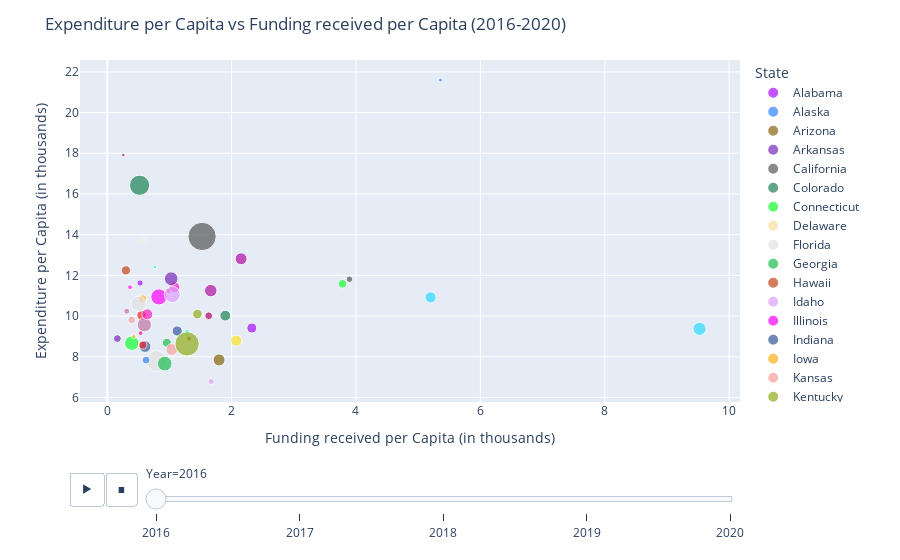

This figure's notebook cell:
### Code cell
dfs = []

    # Load data for each year
    for year in range(2016, 2021):
        # Read in the per capita analysis csv for the year
        df = pd.read_csv(f"{year}_per_capita_analysis.csv")
        df = df.drop(df[df["State"] == "United States"].index)
        df["Year"] = year
        dfs.append(df)

    df = pd.concat(dfs)
    df_pop = pd.read_csv('us_cleaned_population.csv')
    df_merge = pd.merge(df, df_pop, on='State', how='left')

    # Calculate the total expenditure and funding for each state for each year
    df_grouped = df_merge.groupby(['Year', 'State', 'Population'], as_index=False).sum()

    # Remove the United States from the data
    df_grouped = df_grouped[df_grouped['State'] != 'United States']

    # Create a scatter plot of expenditure per capita vs funding per capita
    fig = px.scatter(df_grouped, 
                    x='Funding received per Capita (in thousands)', 
                    y='Expenditure per Capita (in thousands)', 
                    color='State', 
                    hover_name='State', 
                    size='Population', 
                    animation_frame='Year', 
                    color_discrete_sequence=px.colors.qualitative.Alphabet
                    )

    fig.update_layout(title='Expenditure per Capita vs Funding received per Capita (2016-2020)')

    # Show the plot
    fig.show()

### Figure 1 — Plotly figure (JSON) as saved in the notebook; plotly's stock layout.template omitted (floating-point values rounded to 4 significant figures)
{"data": [{"hovertemplate": "<b>%{hovertext}</b><br><br>State=Alabama<br>Year=2016<br>Funding received per Capita (in thousands)=%{x}<br>Expenditure per Capita (in thousands)=%{y}<br>Population=%{marker.size}<extra></extra>", "hovertext": ["Alabama"], "legendgroup": "Alabama", "marker": {"color": "#AA0DFE", "size": [5024356], "sizemode": "area", "sizeref": 98850.0, "symbol": "circle"}, "mode": "markers", "name": "Alabama", "orientation": "v", "showlegend": true, "type": "scatter", "x": [2.326], "xaxis": "x", "y": [9.411], "yaxis": "y"}, {"hovertemplate": "<b>%{hovertext}</b><br><br>State=Alaska<br>Year=2016<br>Funding received per Capita (in thousands)=%{x}<br>Expenditure per Capita (in thousands)=%{y}<br>Population=%{marker.size}<extra></extra>", "hovertext": ["Alaska"], "legendgroup": "Alaska", "marker": {"color": "#3283FE", "size": [733378], "sizemode": "area", "sizeref": 98850.0, "symbol": "circle"}, "mode": "markers", "name": "Alaska", "orientation": "v", "showlegend": true, "type": "scatter", "x": [5.357], "xaxis": "x", "y": [21.6], "yaxis": "y"}, {"hovertemplate": "<b>%{hovertext}</b><br><br>State=Arizona<br>Year=2016<br>Funding received per Capita (in thousands)=%{x}<br>Expenditure per Capita (in thousands)=%{y}<br>Population=%{marker.size}<extra></extra>", "hovertext": ["Arizona"], "legendgroup": "Arizona", "marker": {"color": "#85660D", "size": [7151507], "sizemode": "area", "sizeref": 98850.0, "symbol": "circle"}, "mode": "markers", "name": "Arizona", "orientation": "v", "showlegend": true, "type": "scatter", "x": [1.799], "xaxis": "x", "y": [7.845], "yaxis": "y"}, {"hovertemplate": "<b>%{hovertext}</b><br><br>State=Arkansas<br>Year=2016<br>Funding received per Capita (in thousands)=%{x}<br>Expenditure per Capita (in thousands)=%{y}<br>Population=%{marker.size}<extra></extra>", "hovertext": ["Arkansas"], "legendgroup": "Arkansas", "marker": {"color": "#782AB6", "size": [3011555], "sizemode": "area", "sizeref": 98850.0, "symbol": "circle"}, "mode": "markers", "name": "Arkansas", "orientation": "v", "showlegend": true, "type": "scatter", "x": [0.1634], "xaxis": "x", "y": [8.893], "yaxis": "y"}, {"hovertemplate": "<b>%{hovertext}</b><br><br>State=California<br>Year=2016<br>Funding received per Capita (in thousands)=%{x}<br>Expenditure per Capita (in thousands)=%{y}<br>Population=%{marker.size}<extra></extra>", "hovertext": ["California"], "legendgroup": "California", "marker": {"color": "#565656", "size": [39538245], "sizemode": "area", "sizeref": 98850.0, "symbol": "circle"}, "mode": "markers", "name": "California", "orientation": "v", "showlegend": true, "type": "scatter", "x": [1.526], "xaxis": "x", "y": [13.91], "yaxis": "y"}, {"hovertemplate": "<b>%{hovertext}</b><br><br>State=Colorado<br>Year=2016<br>Funding received per Capita (in thousands)=%{x}<br>Expenditure per Capita (in thousands)=%{y}<br>Population=%{marker.size}<extra></extra>", "hovertext": ["Colorado"], "legendgroup": "Colorado", "marker": {"color": "#1C8356", "size": [5773733], "sizemode": "area", "sizeref": 98850.0, "symbol": "circle"}, "mode": "markers", "name": "Colorado", "orientation": "v", "showlegend": true, "type": "scatter", "x": [1.899], "xaxis": "x", "y": [10.02], "yaxis": "y"}, {"hovertemplate": "<b>%{hovertext}</b><br><br>State=Connecticut<br>Year=2016<br>Funding received per Capita (in thousands)=%{x}<br>Expenditure per Capita (in thousands)=%{y}<br>Population=%{marker.size}<extra></extra>", "hovertext": ["Connecticut"], "legendgroup": "Connecticut", "marker": {"color": "#16FF32", "size": [3605942], "sizemode": "area", "sizeref": 98850.0, "symbol": "circle"}, "mode": "markers", "name": "Connecticut", "orientation": "v", "showlegend": true, "type": "scatter", "x": [3.783], "xaxis": "x", "y": [11.58], "yaxis": "y"}, {"hovertemplate": "<b>%{hovertext}</b><br><br>State=Delaware<br>Year=2016<br>Funding received per Capita (in thousands)=%{x}<br>Expenditure per Capita (in thousands)=%{y}<br>Population=%{marker.size}<extra></extra>", "hovertext": ["Delaware"], "legendgroup": "Delaware", "marker": {"color": "#F7E1A0", "size": [989957], "sizemode": "area", "sizeref": 98850.0, "symbol": "circle"}, "mode": "markers", "name": "Delaware", "orientation": "v", "showlegend": true, "type": "scatter", "x": [0.3987], "xaxis": "x", "y": [11.38], "yaxis": "y"}, {"hovertemplate": "<b>%{hovertext}</b><br><br>State=Florida<br>Year=2016<br>Funding received per Capita (in thousands)=%{x}<br>Expenditure per Capita (in thousands)=%{y}<br>Population=%{marker.size}<extra></extra>", "hovertext": ["Florida"], "legendgroup": "Florida", "marker": {"color": "#E2E2E2", "size": [21538226], "sizemode": "area", "sizeref": 98850.0, "symbol": "circle"}, "mode": "markers", "name": "Florida", "orientation": "v", "showlegend": true, "type": "scatter", "x": [0.7932], "xaxis": "x", "y": [7.79], "yaxis": "y"}, {"hovertemplate": "<b>%{hovertext}</b><br><br>State=Georgia<br>Year=2016<br>Funding received per Capita (in thousands)=%{x}<br>Expenditure per Capita (in thousands)=%{y}<br>Population=%{marker.size}<extra></extra>", "hovertext": ["Georgia"], "legendgroup": "Georgia", "marker": {"color": "#1CBE4F", "size": [10711937], "sizemode": "area", "sizeref": 98850.0, "symbol": "circle"}, "mode": "markers", "name": "Georgia", "orientation": "v", "showlegend": true, "type": "scatter", "x": [0.925], "xaxis": "x", "y": [7.659], "yaxis": "y"}, {"hovertemplate": "<b>%{hovertext}</b><br><br>State=Hawaii<br>Year=2016<br>Funding received per Capita (in thousands)=%{x}<br>Expenditure per Capita (in thousands)=%{y}<br>Population=%{marker.size}<extra></extra>", "hovertext": ["Hawaii"], "legendgroup": "Hawaii", "marker": {"color": "#C4451C", "size": [1455273], "sizemode": "area", "sizeref": 98850.0, "symbol": "circle"}, "mode": "markers", "name": "Hawaii", "orientation": "v", "showlegend": true, "type": "scatter", "x": [0.9858], "xaxis": "x", "y": [11.24], "yaxis": "y"}, {"hovertemplate": "<b>%{hovertext}</b><br><br>State=Idaho<br>Year=2016<br>Funding received per Capita (in thousands)=%{x}<br>Expenditure per Capita (in thousands)=%{y}<br>Population=%{marker.size}<extra></extra>", "hovertext": ["Idaho"], "legendgroup": "Idaho", "marker": {"color": "#DEA0FD", "size": [1839092], "sizemode": "area", "sizeref": 98850.0, "symbol": "circle"}, "mode": "markers", "name": "Idaho", "orientation": "v", "showlegend": true, "type": "scatter", "x": [1.669], "xaxis": "x", "y": [6.784], "yaxis": "y"}, {"hovertemplate": "<b>%{hovertext}</b><br><br>State=Illinois<br>Year=2016<br>Funding received per Capita (in thousands)=%{x}<br>Expenditure per Capita (in thousands)=%{y}<br>Population=%{marker.size}<extra></extra>", "hovertext": ["Illinois"], "legendgroup": "Illinois", "marker": {"color": "#FE00FA", "size": [12812545], "sizemode": "area", "sizeref": 98850.0, "symbol": "circle"}, "mode": "markers", "name": "Illinois", "orientation": "v", "showlegend": true, "type": "scatter", "x": [0.8308], "xaxis": "x", "y": [10.94], "yaxis": "y"}, {"hovertemplate": "<b>%{hovertext}</b><br><br>State=Indiana<br>Year=2016<br>Funding received per Capita (in thousands)=%{x}<br>Expenditure per Capita (in thousands)=%{y}<br>Population=%{marker.size}<extra></extra>", "hovertext": ["Indiana"], "legendgroup": "Indiana", "marker": {"color": "#325A9B", "size": [6785668], "sizemode": "area", "sizeref": 98850.0, "symbol": "circle"}, "mode": "markers", "name": "Indiana", "orientation": "v", "showlegend": true, "type": "scatter", "x": [0.6076], "xaxis": "x", "y": [8.502], "yaxis": "y"}, {"hovertemplate": "<b>%{hovertext}</b><br><br>State=Iowa<br>Year=2016<br>Funding received per Capita (in thousands)=%{x}<br>Expenditure per Capita (in thousands)=%{y}<br>Population=%{marker.size}<extra></extra>", "hovertext": ["Iowa"], "legendgroup": "Iowa", "marker": {"color": "#FEAF16", "size": [3190372], "sizemode": "area", "sizeref": 98850.0, "symbol": "circle"}, "mode": "markers", "name": "Iowa", "orientation": "v", "showlegend": true, "type": "scatter", "x": [0.5666], "xaxis": "x", "y": [10.84], "yaxis": "y"}, {"hovertemplate": "<b>%{hovertext}</b><br><br>State=Kansas<br>Year=2016<br>Funding received per Capita (in thousands)=%{x}<br>Expenditure per Capita (in thousands)=%{y}<br>Population=%{marker.size}<extra></extra>", "hovertext": ["Kansas"], "legendgroup": "Kansas", "marker": {"color": "#F8A19F", "size": [2937847], "sizemode": "area", "sizeref": 98850.0, "symbol": "circle"}, "mode": "markers", "name": "Kansas", "orientation": "v", "showlegend": true, "type": "scatter", "x": [0.3931], "xaxis": "x", "y": [9.807], "yaxis": "y"}, {"hovertemplate": "<b>%{hovertext}</b><br><br>State=Kentucky<br>Year=2016<br>Funding received per Capita (in thousands)=%{x}<br>Expenditure per Capita (in thousands)=%{y}<br>Population=%{marker.size}<extra></extra>", "hovertext": ["Kentucky"], "legendgroup": "Kentucky", "marker": {"color": "#90AD1C", "size": [4505893], "sizemode": "area", "sizeref": 98850.0, "symbol": "circle"}, "mode": "markers", "name": "Kentucky", "orientation": "v", "showlegend": true, "type": "scatter", "x": [1.45], "xaxis": "x", "y": [10.1], "yaxis": "y"}, {"hovertemplate": "<b>%{hovertext}</b><br><br>State=Louisiana<br>Year=2016<br>Funding received per Capita (in thousands)=%{x}<br>Expenditure per Capita (in thousands)=%{y}<br>Population=%{marker.size}<extra></extra>", "hovertext": ["Louisiana"], "legendgroup": "Louisiana", "marker": {"color": "#F6222E", "size": [4657749], "sizemode": "area", "sizeref": 98850.0, "symbol": "circle"}, "mode": "markers", "name": "Louisiana", "orientation": "v", "showlegend": true, "type": "scatter", "x": [0.5542], "xaxis": "x", "y": [10.04], "yaxis": "y"}, {"hovertemplate": "<b>%{hovertext}</b><br><br>State=Maine<br>Year=2016<br>Funding received per Capita (in thousands)=%{x}<br>Expenditure per Capita (in thousands)=%{y}<br>Population=%{marker.size}<extra></extra>", "hovertext": ["Maine"], "legendgroup": "Maine", "marker": {"color": "#1CFFCE", "size": [1362341], "sizemode": "area", "sizeref": 98850.0, "symbol": "circle"}, "mode": "markers", "name": "Maine", "orientation": "v", "showlegend": true, "type": "scatter", "x": [1.284], "xaxis": "x", "y": [9.224], "yaxis": "y"}, {"hovertemplate": "<b>%{hovertext}</b><br><br>State=Maryland<br>Year=2016<br>Funding received per Capita (in thousands)=%{x}<br>Expenditure per Capita (in thousands)=%{y}<br>Population=%{marker.size}<extra></extra>", "hovertext": ["Maryland"], "legendgroup": "Maryland", "marker": {"color": "#2ED9FF", "size": [6177213], "sizemode": "area", "sizeref": 98850.0, "symbol": "circle"}, "mode": "markers", "name": "Maryland", "orientation": "v", "showlegend": true, "type": "scatter", "x": [5.199], "xaxis": "x", "y": [10.92], "yaxis": "y"}, {"hovertemplate": "<b>%{hovertext}</b><br><br>State=Massachusetts<br>Year=2016<br>Funding received per Capita (in thousands)=%{x}<br>Expenditure per Capita (in thousands)=%{y}<br>Population=%{marker.size}<extra></extra>", "hovertext": ["Massachusetts"], "legendgroup": "Massachusetts", "marker": {"color": "#B10DA1", "size": [7029949], "sizemode": "area", "sizeref": 98850.0, "symbol": "circle"}, "mode": "markers", "name": "Massachusetts", "orientation": "v", "showlegend": true, "type": "scatter", "x": [2.153], "xaxis": "x", "y": [12.81], "yaxis": "y"}, {"hovertemplate": "<b>%{hovertext}</b><br><br>State=Michigan<br>Year=2016<br>Funding received per Capita (in thousands)=%{x}<br>Expenditure per Capita (in thousands)=%{y}<br>Population=%{marker.size}<extra></extra>", "hovertext": ["Michigan"], "legendgroup": "Michigan", "marker": {"color": "#C075A6", "size": [10077325], "sizemode": "area", "sizeref": 98850.0, "symbol": "circle"}, "mode": "markers", "name": "Michigan", "orientation": "v", "showlegend": true, "type": "scatter", "x": [0.5978], "xaxis": "x", "y": [9.572], "yaxis": "y"}, {"hovertemplate": "<b>%{hovertext}</b><br><br>State=Minnesota<br>Year=2016<br>Funding received per Capita (in thousands)=%{x}<br>Expenditure per Capita (in thousands)=%{y}<br>Population=%{marker.size}<extra></extra>", "hovertext": ["Minnesota"], "legendgroup": "Minnesota", "marker": {"color": "#FC1CBF", "size": [5706504], "sizemode": "area", "sizeref": 98850.0, "symbol": "circle"}, "mode": "markers", "name": "Minnesota", "orientation": "v", "showlegend": true, "type": "scatter", "x": [1.081], "xaxis": "x", "y": [11.42], "yaxis": "y"}, {"hovertemplate": "<b>%{hovertext}</b><br><br>State=Mississippi<br>Year=2016<br>Funding received per Capita (in thousands)=%{x}<br>Expenditure per Capita (in thousands)=%{y}<br>Population=%{marker.size}<extra></extra>", "hovertext": ["Mississippi"], "legendgroup": "Mississippi", "marker": {"color": "#B00068", "size": [2961288], "sizemode": "area", "sizeref": 98850.0, "symbol": "circle"}, "mode": "markers", "name": "Mississippi", "orientation": "v", "showlegend": true, "type": "scatter", "x": [1.632], "xaxis": "x", "y": [10.01], "yaxis": "y"}, {"hovertemplate": "<b>%{hovertext}</b><br><br>State=Missouri<br>Year=2016<br>Funding received per Capita (in thousands)=%{x}<br>Expenditure per Capita (in thousands)=%{y}<br>Population=%{marker.size}<extra></extra>", "hovertext": ["Missouri"], "legendgroup": "Missouri", "marker": {"color": "#FBE426", "size": [6154920], "sizemode": "area", "sizeref": 98850.0, "symbol": "circle"}, "mode": "markers", "name": "Missouri", "orientation": "v", "showlegend": true, "type": "scatter", "x": [2.074], "xaxis": "x", "y": [8.789], "yaxis": "y"}, {"hovertemplate": "<b>%{hovertext}</b><br><br>State=Montana<br>Year=2016<br>Funding received per Capita (in thousands)=%{x}<br>Expenditure per Capita (in thousands)=%{y}<br>Population=%{marker.size}<extra></extra>", "hovertext": ["Montana"], "legendgroup": "Montana", "marker": {"color": "#FA0087", "size": [1084197], "sizemode": "area", "sizeref": 98850.0, "symbol": "circle"}, "mode": "markers", "name": "Montana", "orientation": "v", "showlegend": true, "type": "scatter", "x": [0.5376], "xaxis": "x", "y": [9.16], "yaxis": "y"}, {"hovertemplate": "<b>%{hovertext}</b><br><br>State=Nebraska<br>Year=2016<br>Funding received per Capita (in thousands)=%{x}<br>Expenditure per Capita (in thousands)=%{y}<br>Population=%{marker.size}<extra></extra>", "hovertext": ["Nebraska"], "legendgroup": "Nebraska", "marker": {"color": "#AA0DFE", "size": [1961489], "sizemode": "area", "sizeref": 98850.0, "symbol": "circle"}, "mode": "markers", "name": "Nebraska", "orientation": "v", "showlegend": true, "type": "scatter", "x": [0.5283], "xaxis": "x", "y": [11.62], "yaxis": "y"}, {"hovertemplate": "<b>%{hovertext}</b><br><br>State=Nevada<br>Year=2016<br>Funding received per Capita (in thousands)=%{x}<br>Expenditure per Capita (in thousands)=%{y}<br>Population=%{marker.size}<extra></extra>", "hovertext": ["Nevada"], "legendgroup": "Nevada", "marker": {"color": "#3283FE", "size": [3104624], "sizemode": "area", "sizeref": 98850.0, "symbol": "circle"}, "mode": "markers", "name": "Nevada", "orientation": "v", "showlegend": true, "type": "scatter", "x": [0.6247], "xaxis": "x", "y": [7.836], "yaxis": "y"}, {"hovertemplate": "<b>%{hovertext}</b><br><br>State=New Hampshire<br>Year=2016<br>Funding received per Capita (in thousands)=%{x}<br>Expenditure per Capita (in thousands)=%{y}<br>Population=%{marker.size}<extra></extra>", "hovertext": ["New Hampshire"], "legendgroup": "New Hampshire", "marker": {"color": "#85660D", "size": [1377518], "sizemode": "area", "sizeref": 98850.0, "symbol": "circle"}, "mode": "markers", "name": "New Hampshire", "orientation": "v", "showlegend": true, "type": "scatter", "x": [1.317], "xaxis": "x", "y": [8.894], "yaxis": "y"}, {"hovertemplate": "<b>%{hovertext}</b><br><br>State=New Jersey<br>Year=2016<br>Funding received per Capita (in thousands)=%{x}<br>Expenditure per Capita (in thousands)=%{y}<br>Population=%{marker.size}<extra></extra>", "hovertext": ["New Jersey"], "legendgroup": "New Jersey", "marker": {"color": "#782AB6", "size": [9289031], "sizemode": "area", "sizeref": 98850.0, "symbol": "circle"}, "mode": "markers", "name": "New Jersey", "orientation": "v", "showlegend": true, "type": "scatter", "x": [1.029], "xaxis": "x", "y": [11.84], "yaxis": "y"}, {"hovertemplate": "<b>%{hovertext}</b><br><br>State=New Mexico<br>Year=2016<br>Funding received per Capita (in thousands)=%{x}<br>Expenditure per Capita (in thousands)=%{y}<br>Population=%{marker.size}<extra></extra>", "hovertext": ["New Mexico"], "legendgroup": "New Mexico", "marker": {"color": "#565656", "size": [2117527], "sizemode": "area", "sizeref": 98850.0, "symbol": "circle"}, "mode": "markers", "name": "New Mexico", "orientation": "v", "showlegend": true, "type": "scatter", "x": [3.895], "xaxis": "x", "y": [11.81], "yaxis": "y"}, {"hovertemplate": "<b>%{hovertext}</b><br><br>State=New York<br>Year=2016<br>Funding received per Capita (in thousands)=%{x}<br>Expenditure per Capita (in thousands)=%{y}<br>Population=%{marker.size}<extra></extra>", "hovertext": ["New York"], "legendgroup": "New York", "marker": {"color": "#1C8356", "size": [20201230], "sizemode": "area", "sizeref": 98850.0, "symbol": "circle"}, "mode": "markers", "name": "New York", "orientation": "v", "showlegend": true, "type": "scatter", "x": [0.5205], "xaxis": "x", "y": [16.43], "yaxis": "y"}, {"hovertemplate": "<b>%{hovertext}</b><br><br>State=North Carolina<br>Year=2016<br>Funding received per Capita (in thousands)=%{x}<br>Expenditure per Capita (in thousands)=%{y}<br>Population=%{marker.size}<extra></extra>", "hovertext": ["North Carolina"], "legendgroup": "North Carolina", "marker": {"color": "#16FF32", "size": [10439414], "sizemode": "area", "sizeref": 98850.0, "symbol": "circle"}, "mode": "markers", "name": "North Carolina", "orientation": "v", "showlegend": true, "type": "scatter", "x": [0.396], "xaxis": "x", "y": [8.667], "yaxis": "y"}, {"hovertemplate": "<b>%{hovertext}</b><br><br>State=North Dakota<br>Year=2016<br>Funding received per Capita (in thousands)=%{x}<br>Expenditure per Capita (in thousands)=%{y}<br>Population=%{marker.size}<extra></extra>", "hovertext": ["North Dakota"], "legendgroup": "North Dakota", "marker": {"color": "#F7E1A0", "size": [779091], "sizemode": "area", "sizeref": 98850.0, "symbol": "circle"}, "mode": "markers", "name": "North Dakota", "orientation": "v", "showlegend": true, "type": "scatter", "x": [0.5836], "xaxis": "x", "y": [13.74], "yaxis": "y"}, {"hovertemplate": "<b>%{hovertext}</b><br><br>State=Ohio<br>Year=2016<br>Funding received per Capita (in thousands)=%{x}<br>Expenditure per Capita (in thousands)=%{y}<br>Population=%{marker.size}<extra></extra>", "hovertext": ["Ohio"], "legendgroup": "Ohio", "marker": {"color": "#E2E2E2", "size": [11799374], "sizemode": "area", "sizeref": 98850.0, "symbol": "circle"}, "mode": "markers", "name": "Ohio", "orientation": "v", "showlegend": true, "type": "scatter", "x": [0.5058], "xaxis": "x", "y": [10.6], "yaxis": "y"}, {"hovertemplate": "<b>%{hovertext}</b><br><br>State=Oklahoma<br>Year=2016<br>Funding received per Capita (in thousands)=%{x}<br>Expenditure per Capita (in thousands)=%{y}<br>Population=%{marker.size}<extra></extra>", "hovertext": ["Oklahoma"], "legendgroup": "Oklahoma", "marker": {"color": "#1CBE4F", "size": [3959346], "sizemode": "area", "sizeref": 98850.0, "symbol": "circle"}, "mode": "markers", "name": "Oklahoma", "orientation": "v", "showlegend": true, "type": "scatter", "x": [0.9586], "xaxis": "x", "y": [8.686], "yaxis": "y"}, {"hovertemplate": "<b>%{hovertext}</b><br><br>State=Oregon<br>Year=2016<br>Funding received per Capita (in thousands)=%{x}<br>Expenditure per Capita (in thousands)=%{y}<br>Population=%{marker.size}<extra></extra>", "hovertext": ["Oregon"], "legendgroup": "Oregon", "marker": {"color": "#C4451C", "size": [4237291], "sizemode": "area", "sizeref": 98850.0, "symbol": "circle"}, "mode": "markers", "name": "Oregon", "orientation": "v", "showlegend": true, "type": "scatter", "x": [0.3005], "xaxis": "x", "y": [12.25], "yaxis": "y"}, {"hovertemplate": "<b>%{hovertext}</b><br><br>State=Pennsylvania<br>Year=2016<br>Funding received per Capita (in thousands)=%{x}<br>Expenditure per Capita (in thousands)=%{y}<br>Population=%{marker.size}<extra></extra>", "hovertext": ["Pennsylvania"], "legendgroup": "Pennsylvania", "marker": {"color": "#DEA0FD", "size": [13002689], "sizemode": "area", "sizeref": 98850.0, "symbol": "circle"}, "mode": "markers", "name": "Pennsylvania", "orientation": "v", "showlegend": true, "type": "scatter", "x": [1.045], "xaxis": "x", "y": [11.06], "yaxis": "y"}, {"hovertemplate": "<b>%{hovertext}</b><br><br>State=Rhode Island<br>Year=2016<br>Funding received per Capita (in thousands)=%{x}<br>Expenditure per Capita (in thousands)=%{y}<br>Population=%{marker.size}<extra></extra>", "hovertext": ["Rhode Island"], "legendgroup": "Rhode Island", "marker": {"color": "#FE00FA", "size": [1097371], "sizemode": "area", "sizeref": 98850.0, "symbol": "circle"}, "mode": "markers", "name": "Rhode Island", "orientation": "v", "showlegend": true, "type": "scatter", "x": [0.3666], "xaxis": "x", "y": [11.42], "yaxis": "y"}, {"hovertemplate": "<b>%{hovertext}</b><br><br>State=South Carolina<br>Year=2016<br>Funding received per Capita (in thousands)=%{x}<br>Expenditure per Capita (in thousands)=%{y}<br>Population=%{marker.size}<extra></extra>", "hovertext": ["South Carolina"], "legendgroup": "South Carolina", "marker": {"color": "#325A9B", "size": [5118429], "sizemode": "area", "sizeref": 98850.0, "symbol": "circle"}, "mode": "markers", "name": "South Carolina", "orientation": "v", "showlegend": true, "type": "scatter", "x": [1.126], "xaxis": "x", "y": [9.266], "yaxis": "y"}, {"hovertemplate": "<b>%{hovertext}</b><br><br>State=South Dakota<br>Year=2016<br>Funding received per Capita (in thousands)=%{x}<br>Expenditure per Capita (in thousands)=%{y}<br>Population=%{marker.size}<extra></extra>", "hovertext": ["South Dakota"], "legendgroup": "South Dakota", "marker": {"color": "#FEAF16", "size": [886677], "sizemode": "area", "sizeref": 98850.0, "symbol": "circle"}, "mode": "markers", "name": "South Dakota", "orientation": "v", "showlegend": true, "type": "scatter", "x": [0.4273], "xaxis": "x", "y": [8.987], "yaxis": "y"}, {"hovertemplate": "<b>%{hovertext}</b><br><br>State=Tennessee<br>Year=2016<br>Funding received per Capita (in thousands)=%{x}<br>Expenditure per Capita (in thousands)=%{y}<br>Population=%{marker.size}<extra></extra>", "hovertext": ["Tennessee"], "legendgroup": "Tennessee", "marker": {"color": "#F8A19F", "size": [6910786], "sizemode": "area", "sizeref": 98850.0, "symbol": "circle"}, "mode": "markers", "name": "Tennessee", "orientation": "v", "showlegend": true, "type": "scatter", "x": [1.038], "xaxis": "x", "y": [8.359], "yaxis": "y"}, {"hovertemplate": "<b>%{hovertext}</b><br><br>State=Texas<br>Year=2016<br>Funding received per Capita (in thousands)=%{x}<br>Expenditure per Capita (in thousands)=%{y}<br>Population=%{marker.size}<extra></extra>", "hovertext": ["Texas"], "legendgroup": "Texas", "marker": {"color": "#90AD1C", "size": [29145428], "sizemode": "area", "sizeref": 98850.0, "symbol": "circle"}, "mode": "markers", "name": "Texas", "orientation": "v", "showlegend": true, "type": "scatter", "x": [1.285], "xaxis": "x", "y": [8.633], "yaxis": "y"}, {"hovertemplate": "<b>%{hovertext}</b><br><br>State=Utah<br>Year=2016<br>Funding received per Capita (in thousands)=%{x}<br>Expenditure per Capita (in thousands)=%{y}<br>Population=%{marker.size}<extra></extra>", "hovertext": ["Utah"], "legendgroup": "Utah", "marker": {"color": "#F6222E", "size": [3271614], "sizemode": "area", "sizeref": 98850.0, "symbol": "circle"}, "mode": "markers", "name": "Utah", "orientation": "v", "showlegend": true, "type": "scatter", "x": [0.5738], "xaxis": "x", "y": [8.576], "yaxis": "y"}, {"hovertemplate": "<b>%{hovertext}</b><br><br>State=Vermont<br>Year=2016<br>Funding received per Capita (in thousands)=%{x}<br>Expenditure per Capita (in thousands)=%{y}<br>Population=%{marker.size}<extra></extra>", "hovertext": ["Vermont"], "legendgroup": "Vermont", "marker": {"color": "#1CFFCE", "size": [643085], "sizemode": "area", "sizeref": 98850.0, "symbol": "circle"}, "mode": "markers", "name": "Vermont", "orientation": "v", "showlegend": true, "type": "scatter", "x": [0.7659], "xaxis": "x", "y": [12.41], "yaxis": "y"}, {"hovertemplate": "<b>%{hovertext}</b><br><br>State=Virginia<br>Year=2016<br>Funding received per Capita (in thousands)=%{x}<br>Expenditure per Capita (in thousands)=%{y}<br>Population=%{marker.size}<extra></extra>", "hovertext": ["Virginia"], "legendgroup": "Virginia", "marker": {"color": "#2ED9FF", "size": [8631384], "sizemode": "area", "sizeref": 98850.0, "symbol": "circle"}, "mode": "markers", "name": "Virginia", "orientation": "v", "showlegend": true, "type": "scatter", "x": [9.525], "xaxis": "x", "y": [9.373], "yaxis": "y"}, {"hovertemplate": "<b>%{hovertext}</b><br><br>State=Washington<br>Year=2016<br>Funding received per Capita (in thousands)=%{x}<br>Expenditure per Capita (in thousands)=%{y}<br>Population=%{marker.size}<extra></extra>", "hovertext": ["Washington"], "legendgroup": "Washington", "marker": {"color": "#B10DA1", "size": [7705247], "sizemode": "area", "sizeref": 98850.0, "symbol": "circle"}, "mode": "markers", "name": "Washington", "orientation": "v", "showlegend": true, "type": "scatter", "x": [1.665], "xaxis": "x", "y": [11.25], "yaxis": "y"}, {"hovertemplate": "<b>%{hovertext}</b><br><br>State=West Virginia<br>Year=2016<br>Funding received per Capita (in thousands)=%{x}<br>Expenditure per Capita (in thousands)=%{y}<br>Population=%{marker.size}<extra></extra>", "hovertext": ["West Virginia"], "legendgroup": "West Virginia", "marker": {"color": "#C075A6", "size": [1793755], "sizemode": "area", "sizeref": 98850.0, "symbol": "circle"}, "mode": "markers", "name": "West Virginia", "orientation": "v", "showlegend": true, "type": "scatter", "x": [0.3139], "xaxis": "x", "y": [10.24], "yaxis": "y"}, {"hovertemplate": "<b>%{hovertext}</b><br><br>State=Wisconsin<br>Year=2016<br>Funding received per Capita (in thousands)=%{x}<br>Expenditure per Capita (in thousands)=%{y}<br>Population=%{marker.size}<extra></extra>", "hovertext": ["Wisconsin"], "legendgroup": "Wisconsin", "marker": {"color": "#FC1CBF", "size": [5893725], "sizemode": "area", "sizeref": 98850.0, "symbol": "circle"}, "mode": "markers", "name": "Wisconsin", "orientation": "v", "showlegend": true, "type": "scatter", "x": [0.6444], "xaxis": "x", "y": [10.09], "yaxis": "y"}, {"hovertemplate": "<b>%{hovertext}</b><br><br>State=Wyoming<br>Year=2016<br>Funding received per Capita (in thousands)=%{x}<br>Expenditure per Capita (in thousands)=%{y}<br>Population=%{marker.size}<extra></extra>", "hovertext": ["Wyoming"], "legendgroup": "Wyoming", "marker": {"color": "#B00068", "size": [576837], "sizemode": "area", "sizeref": 98850.0, "symbol": "circle"}, "mode": "markers", "name": "Wyoming", "orientation": "v", "showlegend": true, "type": "scatter", "x": [0.2593], "xaxis": "x", "y": [17.91], "yaxis": "y"}], "layout": {"legend": {"itemsizing": "constant", "title": {"text": "State"}, "tracegroupgap": 0}, "margin": {"t": 60}, "sliders": [{"active": 0, "currentvalue": {"prefix": "Year="}, "len": 0.9, "pad": {"b": 10, "t": 60}, "steps": [{"args": [["2016"], {"frame": {"duration": 0, "redraw": false}, "fromcurrent": true, "mode": "immediate", "transition": {"duration": 0, "easing": "linear"}}], "label": "2016", "method": "animate"}, {"args": [["2017"], {"frame": {"duration": 0, "redraw": false}, "fromcurrent": true, "mode": "immediate", "transition": {"duration": 0, "easing": "linear"}}], "label": "2017", "method": "animate"}, {"args": [["2018"], {"frame": {"duration": 0, "redraw": false}, "fromcurrent": true, "mode": "immediate", "transition": {"duration": 0, "easing": "linear"}}], "label": "2018", "method": "animate"}, {"args": [["2019"], {"frame": {"duration": 0, "redraw": false}, "fromcurrent": true, "mode": "immediate", "transition": {"duration": 0, "easing": "linear"}}], "label": "2019", "method": "animate"}, {"args": [["2020"], {"frame": {"duration": 0, "redraw": false}, "fromcurrent": true, "mode": "immediate", "transition": {"duration": 0, "easing": "linear"}}], "label": "2020", "method": "animate"}], "x": 0.1, "xanchor": "left", "y": 0, "yanchor": "top"}], "title": {"text": "Expenditure per Capita vs Funding received per Capita (2016-2020)"}, "updatemenus": [{"buttons": [{"args": [null, {"frame": {"duration": 500, "redraw": false}, "fromcurrent": true, "mode": "immediate", "transition": {"duration": 500, "easing": "linear"}}], "label": "&#9654;", "method": "animate"}, {"args": [[null], {"frame": {"duration": 0, "redraw": false}, "fromcurrent": true, "mode": "immediate", "transition": {"duration": 0, "easing": "linear"}}], "label": "&#9724;", "method": "animate"}], "direction": "left", "pad": {"r": 10, "t": 70}, "showactive": false, "type": "buttons", "x": 0.1, "xanchor": "right", "y": 0, "yanchor": "top"}], "xaxis": {"anchor": "y", "domain": [0, 1], "title": {"text": "Funding received per Capita (in thousands)"}}, "yaxis": {"anchor": "x", "domain": [0, 1], "title": {"text": "Expenditure per Capita (in thousands)"}}}}
